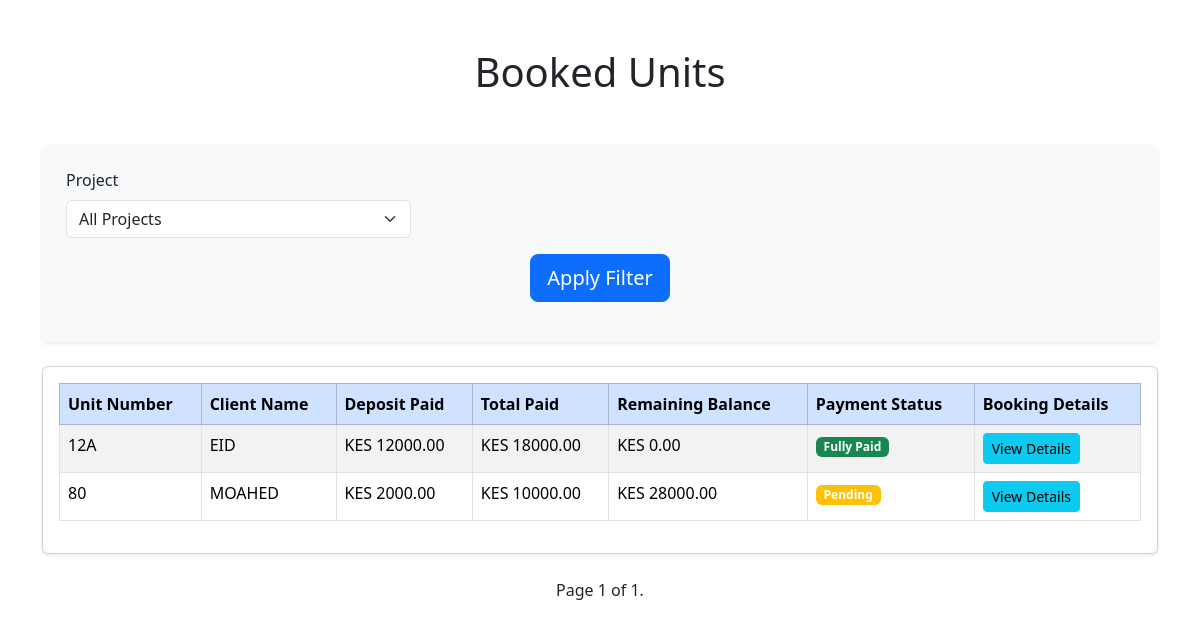
Screenshot of /offplan/booked_units/ (signed in) with the database file from the repository.
### offplan/models.py (models this page shows, shortened)
class Unit(models.Model):
    project = models.ForeignKey(Project, related_name='units', on_delete=models.CASCADE)
    unit_number = models.CharField(max_length=50)
    unit_type = models.CharField(max_length=50)  # e.g. 2BHK, Villa, etc.
    size_in_sqft = models.IntegerField()
    price = models.DecimalField(max_digits=10, decimal_places=2)
    is_sold = models.BooleanField(default=False)

class ClientBooking(models.Model):
    unit = models.ForeignKey(Unit, related_name='bookings', on_delete=models.CASCADE)
    client_name = models.CharField(max_length=255)
    client_email = models.EmailField()
    client_phone = models.CharField(max_length=20)
    deposit_amount = models.DecimalField(max_digits=10, decimal_places=2)
    booking_date = models.DateField(auto_now_add=True)
    @property
    def total_payments(self):
        return sum(payment.amount_paid for payment in self.payments.all())
    @property
    def remaining_balance(self):
        return self.unit.price - self.total_payments - self.deposit_amount
    @property
    def is_fully_paid(self):
        return self.remaining_balance <= 0

class Payment(models.Model):
    booking = models.ForeignKey(ClientBooking, related_name='payments', on_delete=models.CASCADE)
    payment_date = models.DateField(auto_now_add=True)
    amount_paid = models.DecimalField(max_digits=10, decimal_places=2)
    payment_type = models.CharField(max_length=50, choices=[('Deposit', 'Deposit'), ('Installment', 'Installment')],null=True ,blank=True)
    receipt_number = models.CharField(max_length=255, default="DEFAULT123")  # Set default here

### offplan/views.py (the view)
# urls.py: path('booked_units/', views.booked_units, name='booked_units'),
@login_required
def booked_units(request):
    projects = Project.objects.all()
    booked_units = Unit.objects.filter(is_sold=True)
    project_filter = request.GET.get('project')
    if project_filter:
        booked_units = booked_units.filter(project__id=project_filter)
    unit_number_filter = request.GET.get('unit_number')
    if unit_number_filter:
        booked_units = booked_units.filter(unit_number__icontains=unit_number_filter)
    sort_by = request.GET.get('sort_by', 'unit_number')  # Default sort by unit number
    booked_units = booked_units.order_by(sort_by)
    page = request.GET.get('page', 1)  # Default to page 1
    paginator = Paginator(booked_units, 10)  # Show 10 units per page
    page_obj = paginator.get_page(page)
    for unit in page_obj:
        unit.bookings_with_deposit_count = unit.bookings.filter(deposit_amount__gt=0).count()
    return render(request, 'booked_units.html', {
        'booked_units': page_obj,
        'projects': projects,
        'project_filter': project_filter,
        'unit_number_filter': unit_number_filter,
    })

### offplan/templates/booked_units.html (shortened to what this page needs)
{% extends 'base.html' %}
{% block content %}
<h1 class="text-center my-5">Booked Units</h1>
<div class="container mb-4">
    <form method="GET" class="shadow-sm p-4 rounded bg-light">
        <div class="row g-3">
            <div class="col-md-4">
                <div class="form-group">
                    <label for="project" class="form-label">Project</label>
                    <select name="project" id="project" class="form-select">
                        <option value="">All Projects</option>
                    </select>
                </div>
            </div>
        </div>
        <div class="text-center my-3">
            <button type="submit" class="btn btn-primary btn-lg">Apply Filter</button>
        </div>
    </form>
</div>
<div class="container">
    <div class="card shadow-sm">
        <div class="card-body">
            <table class="table table-striped table-bordered table-hover">
                <thead class="table-primary">
                    <tr>
                        <th>Unit Number</th>
                        <th>Client Name</th>
                        <th>Deposit Paid</th>
                        <th>Total Paid</th>
                        <th>Remaining Balance</th>
                        <th>Payment Status</th>
                        <th>Booking Details</th>
                    </tr>
                </thead>
                <tbody>
                    {% for unit in booked_units %}
                    <tr>
                        <td>{{ unit.unit_number }}</td>
                        <td>
                            {% if unit.bookings.count > 0 %}
                                {{ unit.bookings.first.client_name }}
                            {% else %}
                                No client assigned
                            {% endif %}
                        </td>
                        <td>
                            {% if unit.bookings.count > 0 %}
                                KES {{ unit.bookings.first.deposit_amount }}
                            {% else %}
                                N/A
                            {% endif %}
                        </td>
                        <td>
                            {% if unit.bookings.count > 0 %}
                                KES {{ unit.bookings.first.total_payments }}
                            {% else %}
                                N/A
                            {% endif %}
                        </td>
                        <td>
                            {% if unit.bookings.count > 0 %}
                                KES {{ unit.bookings.first.remaining_balance }}
                            {% else %}
                                N/A
                            {% endif %}
                        </td>
                        <td>
                            {% if unit.bookings.count > 0 %}
                                {% if unit.bookings.first.is_fully_paid %}
                                    <span class="badge bg-success">Fully Paid</span>
                                {% else %}
                                    <span class="badge bg-warning">Pending</span>
                                {% endif %}
                            {% else %}
                                <span class="badge bg-secondary">No Booking</span>
                            {% endif %}
                        </td>
                        <td>
                            {% if unit.bookings_with_deposit_count > 0 %}
                                <a href="{% url 'booking_details' unit.id %}" class="btn btn-info btn-sm">View Details</a>
                            {% else %}
                                <span class="text-muted">No booking</span>
                            {% endif %}
                        </td>
                    </tr>
                    {% endfor %}
                </tbody>
            </table>
        </div>
    </div>
</div>
<div class="container mt-4">
    <div class="d-flex justify-content-between align-items-center">
        <div class="text-center">
            <span class="current">
                Page {{ booked_units.number }} of {{ booked_units.paginator.num_pages }}.
            </span>
        </div>
    </div>
</div>
{% endblock %}

### rows the page displays
Unit: unit_number "12A", bookings.first.client_name "EID", bookings.first.deposit_amount "12000.00", bookings.first.total_payments "18000.00", bookings.first.remaining_balance "0.00", shows "Fully Paid", shows "View Details"
Unit: unit_number "80", bookings.first.client_name "MOAHED", bookings.first.deposit_amount "2000.00", bookings.first.total_payments "10000.00", bookings.first.remaining_balance "28000.00", shows "Pending", shows "View Details"

### other values shown
{{ booked_units.number }} "1"
{{ booked_units.paginator.num_pages }} "1"
